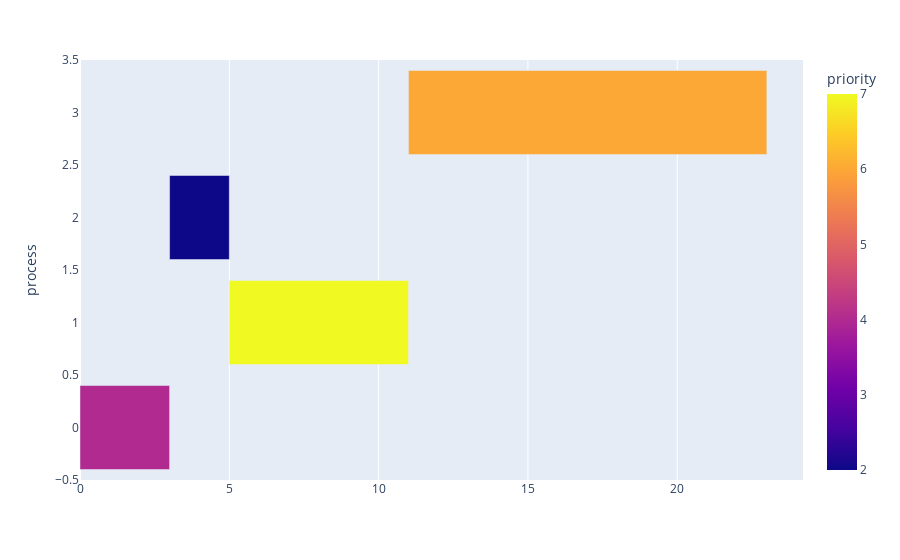

The cell this chart's notebook holds for it:
### Markdown cell above
Now test the SJF scheduler

### Code cell
# run kernel with FCFS scheduling algorithm
op.kernel(s.SJF_scheduler)

# read CPU data from kernel run
df = pd.read_csv('results.csv')
df.head()

# use Prof. Al Madi's code to plot
fig = px.timeline(df, x_start='start', x_end='finish', y='process', color='priority')
df['delta'] = df['finish'] - df['start']
fig.layout.xaxis.type = 'linear'
fig.data[0].x = df.delta.tolist()
fig.show()

### Figure 1 — Plotly figure (JSON) as saved in the notebook; plotly's stock layout.template omitted (floating-point values rounded to 4 significant figures)
{"data": [{"alignmentgroup": "True", "base": [0, 3, 5, 11], "hovertemplate": "start=%{base}<br>finish=%{x}<br>process=%{y}<br>priority=%{marker.color}<extra></extra>", "legendgroup": "", "marker": {"color": [4, 2, 7, 6], "coloraxis": "coloraxis"}, "name": "", "offsetgroup": "", "orientation": "h", "showlegend": false, "textposition": "auto", "type": "bar", "x": [3, 2, 6, 12], "xaxis": "x", "y": [0, 2, 1, 3], "yaxis": "y"}], "layout": {"barmode": "overlay", "coloraxis": {"colorbar": {"title": {"text": "priority"}}, "colorscale": [[0, "#0d0887"], [0.1111, "#46039f"], [0.2222, "#7201a8"], [0.3333, "#9c179e"], [0.4444, "#bd3786"], [0.5556, "#d8576b"], [0.6667, "#ed7953"], [0.7778, "#fb9f3a"], [0.8889, "#fdca26"], [1, "#f0f921"]]}, "legend": {"tracegroupgap": 0}, "margin": {"t": 60}, "xaxis": {"anchor": "y", "domain": [0, 1], "type": "linear"}, "yaxis": {"anchor": "x", "domain": [0, 1], "title": {"text": "process"}}}}
